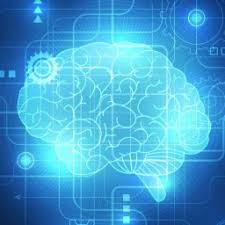
#> input picture appserver/src/components/images.jpg, 225 x 225 px
$ python conv.py images.jpg
#> lines starting #> are read from the running program, lines starting #| are printed output that depends on the picture
import cv2
import sys

img=cv2.imread(sys.argv[1],0)
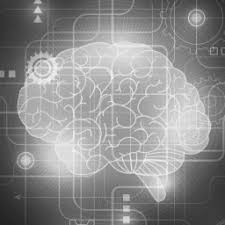
#> img: shape (225, 225); min 35, max 250, mean 141.4

print("var ai_pixels = [\n");
for x in range(img.shape[0]):
    for y in range(img.shape[1]):
        print("{},".format(img[x,y]),end='')
        if( ( x* img.shape[1] + y ) % 32 == 0 ):
            print("");
#> this loop made 225 passes
#> (printed output is left out)
print("];\n");
